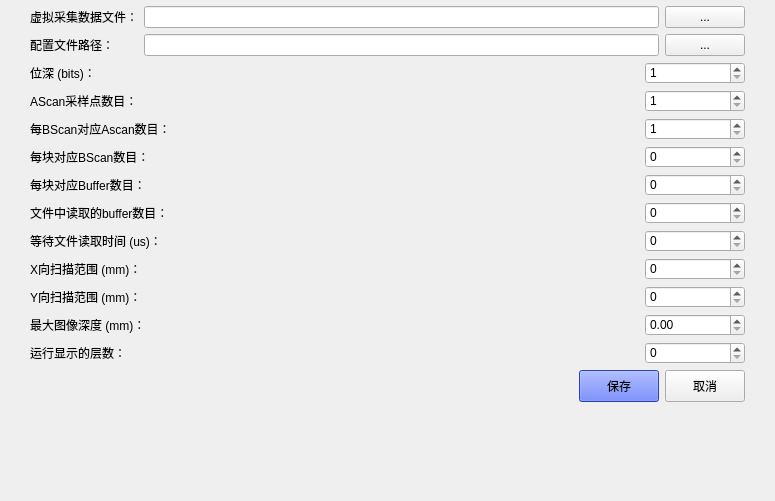
<?xml version="1.0" encoding="UTF-8"?>
<ui version="4.0">
 <class>CCSettingDialog</class>
 <widget class="QWidget" name="CCSettingDialog">
  <property name="geometry">
   <rect>
    <x>0</x>
    <y>0</y>
    <width>775</width>
    <height>501</height>
   </rect>
  </property>
  <property name="windowTitle">
   <string>Form</string>
  </property>
  <property name="styleSheet">
   <string notr="true">QWidget#CCSettingForm{
background-color:#FFFFFF;
}</string>
  </property>
  <layout class="QVBoxLayout" name="verticalLayout_2">
   <property name="leftMargin">
    <number>0</number>
   </property>
   <property name="topMargin">
    <number>0</number>
   </property>
   <property name="rightMargin">
    <number>0</number>
   </property>
   <property name="bottomMargin">
    <number>20</number>
   </property>
   <item>
    <widget class="CCPublicTitleBar" name="widget" native="true">
     <property name="styleSheet">
      <string notr="true">#widget{
border-radius:4px;
}</string>
     </property>
    </widget>
   </item>
   <item>
    <layout class="QGridLayout" name="gridLayout">
     <property name="sizeConstraint">
      <enum>QLayout::SetMaximumSize</enum>
     </property>
     <property name="leftMargin">
      <number>30</number>
     </property>
     <property name="rightMargin">
      <number>30</number>
     </property>
     <item row="5" column="0">
      <widget class="QLabel" name="lb_acansPerBscan">
       <property name="text">
        <string>每BScan对应Ascan数目：</string>
       </property>
       <property name="alignment">
        <set>Qt::AlignLeading|Qt::AlignLeft|Qt::AlignVCenter</set>
       </property>
      </widget>
     </item>
     <item row="5" column="1">
      <widget class="QSpinBox" name="spin_ascansPerBscan">
       <property name="sizePolicy">
        <sizepolicy hsizetype="Fixed" vsizetype="Fixed">
         <horstretch>0</horstretch>
         <verstretch>0</verstretch>
        </sizepolicy>
       </property>
       <property name="minimumSize">
        <size>
         <width>100</width>
         <height>0</height>
        </size>
       </property>
       <property name="minimum">
        <number>1</number>
       </property>
       <property name="maximum">
        <number>2048</number>
       </property>
      </widget>
     </item>
     <item row="12" column="1">
      <widget class="QDoubleSpinBox" name="dspin_maxScanRangeZ">
       <property name="sizePolicy">
        <sizepolicy hsizetype="Fixed" vsizetype="Fixed">
         <horstretch>0</horstretch>
         <verstretch>0</verstretch>
        </sizepolicy>
       </property>
       <property name="minimumSize">
        <size>
         <width>100</width>
         <height>0</height>
        </size>
       </property>
       <property name="maximum">
        <double>10000000.000000000000000</double>
       </property>
      </widget>
     </item>
     <item row="7" column="1">
      <widget class="QSpinBox" name="spin_buffersPerVolume">
       <property name="sizePolicy">
        <sizepolicy hsizetype="Fixed" vsizetype="Fixed">
         <horstretch>0</horstretch>
         <verstretch>0</verstretch>
        </sizepolicy>
       </property>
       <property name="minimumSize">
        <size>
         <width>100</width>
         <height>0</height>
        </size>
       </property>
       <property name="maximum">
        <number>2048</number>
       </property>
      </widget>
     </item>
     <item row="4" column="0">
      <widget class="QLabel" name="lb_samplesPerAscan">
       <property name="text">
        <string>AScan采样点数目：</string>
       </property>
       <property name="alignment">
        <set>Qt::AlignLeading|Qt::AlignLeft|Qt::AlignVCenter</set>
       </property>
      </widget>
     </item>
     <item row="6" column="1">
      <widget class="QSpinBox" name="spin_bscansPerVolume">
       <property name="sizePolicy">
        <sizepolicy hsizetype="Fixed" vsizetype="Fixed">
         <horstretch>0</horstretch>
         <verstretch>0</verstretch>
        </sizepolicy>
       </property>
       <property name="minimumSize">
        <size>
         <width>100</width>
         <height>0</height>
        </size>
       </property>
       <property name="maximum">
        <number>2048</number>
       </property>
      </widget>
     </item>
     <item row="8" column="1">
      <widget class="QSpinBox" name="spin_buffersFromFile">
       <property name="sizePolicy">
        <sizepolicy hsizetype="Fixed" vsizetype="Fixed">
         <horstretch>0</horstretch>
         <verstretch>0</verstretch>
        </sizepolicy>
       </property>
       <property name="minimumSize">
        <size>
         <width>100</width>
         <height>0</height>
        </size>
       </property>
       <property name="maximum">
        <number>2048</number>
       </property>
      </widget>
     </item>
     <item row="6" column="0">
      <widget class="QLabel" name="lb_BscansPerVolume">
       <property name="text">
        <string>每块对应BScan数目：</string>
       </property>
       <property name="alignment">
        <set>Qt::AlignLeading|Qt::AlignLeft|Qt::AlignVCenter</set>
       </property>
      </widget>
     </item>
     <item row="8" column="0">
      <widget class="QLabel" name="lb_buffersFromFile">
       <property name="text">
        <string>文件中读取的buffer数目：</string>
       </property>
      </widget>
     </item>
     <item row="3" column="1">
      <widget class="QSpinBox" name="spin_bit">
       <property name="sizePolicy">
        <sizepolicy hsizetype="Fixed" vsizetype="Fixed">
         <horstretch>0</horstretch>
         <verstretch>0</verstretch>
        </sizepolicy>
       </property>
       <property name="minimumSize">
        <size>
         <width>100</width>
         <height>0</height>
        </size>
       </property>
       <property name="minimum">
        <number>1</number>
       </property>
       <property name="maximum">
        <number>64</number>
       </property>
      </widget>
     </item>
     <item row="10" column="0">
      <widget class="QLabel" name="lb_scanRangeX">
       <property name="text">
        <string>X向扫描范围 (mm)：</string>
       </property>
       <property name="alignment">
        <set>Qt::AlignLeading|Qt::AlignLeft|Qt::AlignVCenter</set>
       </property>
      </widget>
     </item>
     <item row="11" column="0">
      <widget class="QLabel" name="lb_scanRangeY">
       <property name="text">
        <string>Y向扫描范围 (mm)：</string>
       </property>
       <property name="alignment">
        <set>Qt::AlignLeading|Qt::AlignLeft|Qt::AlignVCenter</set>
       </property>
      </widget>
     </item>
     <item row="9" column="1">
      <widget class="QSpinBox" name="spin_waitForLoadFile">
       <property name="sizePolicy">
        <sizepolicy hsizetype="Fixed" vsizetype="Fixed">
         <horstretch>0</horstretch>
         <verstretch>0</verstretch>
        </sizepolicy>
       </property>
       <property name="minimumSize">
        <size>
         <width>100</width>
         <height>0</height>
        </size>
       </property>
       <property name="maximum">
        <number>999999999</number>
       </property>
      </widget>
     </item>
     <item row="12" column="0">
      <widget class="QLabel" name="lb_maxScanRangeZ">
       <property name="text">
        <string>最大图像深度 (mm)：</string>
       </property>
       <property name="alignment">
        <set>Qt::AlignLeading|Qt::AlignLeft|Qt::AlignVCenter</set>
       </property>
      </widget>
     </item>
     <item row="11" column="1">
      <widget class="QSpinBox" name="spin_scanRangeY">
       <property name="sizePolicy">
        <sizepolicy hsizetype="Fixed" vsizetype="Fixed">
         <horstretch>0</horstretch>
         <verstretch>0</verstretch>
        </sizepolicy>
       </property>
       <property name="minimumSize">
        <size>
         <width>100</width>
         <height>0</height>
        </size>
       </property>
       <property name="maximum">
        <number>999999999</number>
       </property>
      </widget>
     </item>
     <item row="4" column="1">
      <widget class="QSpinBox" name="spin_samplesPerAscan">
       <property name="sizePolicy">
        <sizepolicy hsizetype="Fixed" vsizetype="Fixed">
         <horstretch>0</horstretch>
         <verstretch>0</verstretch>
        </sizepolicy>
       </property>
       <property name="minimumSize">
        <size>
         <width>100</width>
         <height>0</height>
        </size>
       </property>
       <property name="minimum">
        <number>1</number>
       </property>
       <property name="maximum">
        <number>2048</number>
       </property>
      </widget>
     </item>
     <item row="9" column="0">
      <widget class="QLabel" name="lb_waitForLoadFile">
       <property name="text">
        <string>等待文件读取时间 (us)：</string>
       </property>
       <property name="alignment">
        <set>Qt::AlignLeading|Qt::AlignLeft|Qt::AlignVCenter</set>
       </property>
      </widget>
     </item>
     <item row="0" column="0" colspan="2">
      <layout class="QGridLayout" name="gridLayout_2">
       <property name="sizeConstraint">
        <enum>QLayout::SetDefaultConstraint</enum>
       </property>
       <item row="0" column="2">
        <widget class="QPushButton" name="bt_selectData">
         <property name="text">
          <string>...</string>
         </property>
        </widget>
       </item>
       <item row="0" column="1">
        <widget class="QLineEdit" name="ldt_dataFile">
         <property name="readOnly">
          <bool>true</bool>
         </property>
        </widget>
       </item>
       <item row="0" column="0">
        <widget class="QLabel" name="lb_dataFile">
         <property name="text">
          <string>虚拟采集数据文件：</string>
         </property>
         <property name="alignment">
          <set>Qt::AlignCenter</set>
         </property>
        </widget>
       </item>
       <item row="1" column="0">
        <widget class="QLabel" name="lb_configFile">
         <property name="text">
          <string>配置文件路径：</string>
         </property>
         <property name="alignment">
          <set>Qt::AlignLeading|Qt::AlignLeft|Qt::AlignVCenter</set>
         </property>
        </widget>
       </item>
       <item row="1" column="1">
        <widget class="QLineEdit" name="ldt_configFile">
         <property name="readOnly">
          <bool>true</bool>
         </property>
        </widget>
       </item>
       <item row="1" column="2">
        <widget class="QPushButton" name="bt_selectFile">
         <property name="text">
          <string>...</string>
         </property>
        </widget>
       </item>
      </layout>
     </item>
     <item row="3" column="0">
      <widget class="QLabel" name="lb_bit">
       <property name="text">
        <string>位深 (bits)：</string>
       </property>
       <property name="alignment">
        <set>Qt::AlignLeading|Qt::AlignLeft|Qt::AlignVCenter</set>
       </property>
      </widget>
     </item>
     <item row="10" column="1">
      <widget class="QSpinBox" name="spin_scanRangeX">
       <property name="sizePolicy">
        <sizepolicy hsizetype="Fixed" vsizetype="Fixed">
         <horstretch>0</horstretch>
         <verstretch>0</verstretch>
        </sizepolicy>
       </property>
       <property name="minimumSize">
        <size>
         <width>100</width>
         <height>0</height>
        </size>
       </property>
       <property name="maximum">
        <number>999999999</number>
       </property>
      </widget>
     </item>
     <item row="7" column="0">
      <widget class="QLabel" name="lb_bscansPerBuffer">
       <property name="text">
        <string>每块对应Buffer数目：</string>
       </property>
       <property name="alignment">
        <set>Qt::AlignLeading|Qt::AlignLeft|Qt::AlignVCenter</set>
       </property>
      </widget>
     </item>
     <item row="13" column="0">
      <widget class="QLabel" name="label">
       <property name="text">
        <string>运行显示的层数：</string>
       </property>
      </widget>
     </item>
     <item row="13" column="1">
      <widget class="QSpinBox" name="spin_runningBufferNr">
       <property name="maximum">
        <number>1000000000</number>
       </property>
      </widget>
     </item>
    </layout>
   </item>
   <item>
    <layout class="QHBoxLayout" name="horizontalLayout_3">
     <property name="rightMargin">
      <number>30</number>
     </property>
     <item>
      <spacer name="horizontalSpacer">
       <property name="orientation">
        <enum>Qt::Horizontal</enum>
       </property>
       <property name="sizeHint" stdset="0">
        <size>
         <width>40</width>
         <height>20</height>
        </size>
       </property>
      </spacer>
     </item>
     <item>
      <widget class="QPushButton" name="saveButton">
       <property name="sizePolicy">
        <sizepolicy hsizetype="Fixed" vsizetype="Fixed">
         <horstretch>0</horstretch>
         <verstretch>0</verstretch>
        </sizepolicy>
       </property>
       <property name="minimumSize">
        <size>
         <width>60</width>
         <height>32</height>
        </size>
       </property>
       <property name="styleSheet">
        <string notr="true">QPushButton#saveButton{
background-color:#3B5AFD;
}</string>
       </property>
       <property name="text">
        <string>保存</string>
       </property>
      </widget>
     </item>
     <item>
      <widget class="QPushButton" name="cancelButton">
       <property name="sizePolicy">
        <sizepolicy hsizetype="Fixed" vsizetype="Fixed">
         <horstretch>0</horstretch>
         <verstretch>0</verstretch>
        </sizepolicy>
       </property>
       <property name="minimumSize">
        <size>
         <width>60</width>
         <height>32</height>
        </size>
       </property>
       <property name="text">
        <string>取消</string>
       </property>
      </widget>
     </item>
    </layout>
   </item>
   <item>
    <spacer name="verticalSpacer">
     <property name="orientation">
      <enum>Qt::Vertical</enum>
     </property>
     <property name="sizeHint" stdset="0">
      <size>
       <width>20</width>
       <height>40</height>
      </size>
     </property>
    </spacer>
   </item>
  </layout>
 </widget>
 <customwidgets>
  <customwidget>
   <class>CCPublicTitleBar</class>
   <extends>QWidget</extends>
   <header location="global">ui/common/CCPublicTitleBar.h</header>
   <container>1</container>
  </customwidget>
 </customwidgets>
 <resources/>
 <connections/>
</ui>
